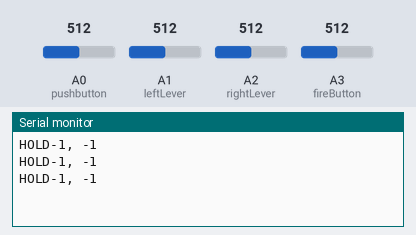
Recording of a sketch running on a simulated Arduino Uno, built with avr-gcc and run on an emulated ATmega328P. Parts: the last lines printed to the serial monitor. The test bench sets the inputs (shaded band); at power-on: A3 (fireButton) = 512, A0 (pushbutton) = 512, A1 (leftLever) = 512, A2 (rightLever) = 512.

Above: at 1.3 s.
1.4 s: A3 (fireButton) set to 0
At 1.9 s:
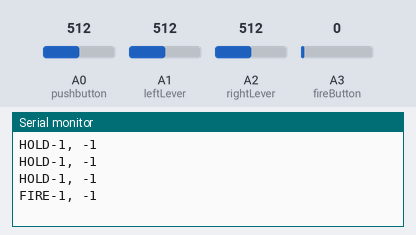
3.5 s: A0 (pushbutton) set to 0
At 3.9 s:
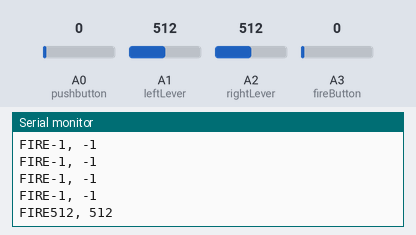
5.0 s: A3 (fireButton) set to 122
At 5.4 s:
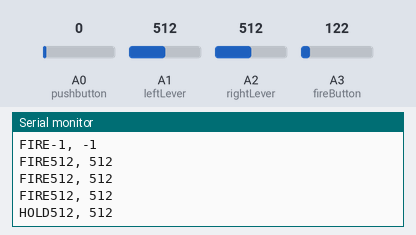
6.5 s: A1 (leftLever) set to 716
At 6.9 s:
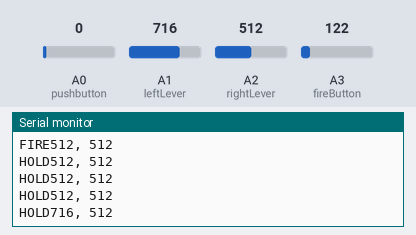
8.0 s: A2 (rightLever) set to 716
At 8.4 s:
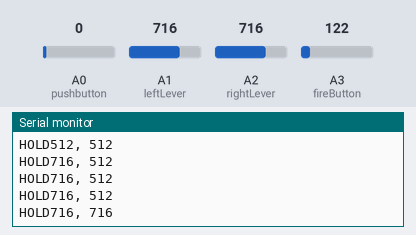
9.5 s: A1 (leftLever) set to 992
At 9.9 s:
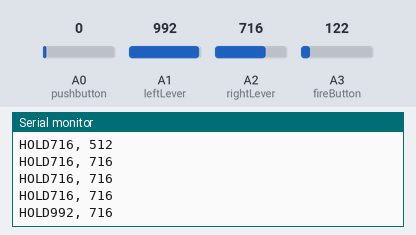
Timing chart, 0 to 12.0 s (numbered marks = the images above; inputs shaded):
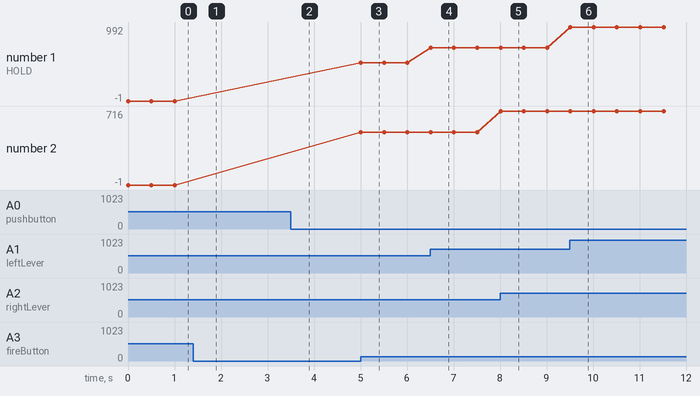

The sketch:

lever_steering.ino
```cpp
int pushbutton = A0;
int leftLever = A1;
int rightLever = A2;
int fireButton = A3;
int buttonVal;
int fireVal;
String leftVal;
String rightVal;
String fire;

void setup() {
  // put your setup code here, to run once:
  pinMode(pushbutton, INPUT);
  pinMode(leftLever, INPUT);
  pinMode(rightLever, INPUT);
  pinMode(fireButton, INPUT);
  Serial.begin(9600);

}

void loop() {
  // put your main code here, to run repeatedly:
  buttonVal = analogRead(A0);
  fireVal = analogRead(A3);

  if (fireVal > 0)
  {
    fire = "HOLD";
  }
  else
  {
    fire = "FIRE";
  }

  if (buttonVal > 0)
  {
    Serial.println(fire + "-1" + ", " + "-1");
  }
  else
  {
    leftVal = String(analogRead(A1));
    rightVal = String(analogRead(A2));
    Serial.println(fire + leftVal + ", " + rightVal);

  }
  delay(500);
}
```

Measured:
- after the input at 1.4 s, the serial monitor: prints a new line after 0.10 s (image 1)
- after the input at 3.5 s, the serial monitor: prints a new line at once (image 2)
- after the input at 5.0 s, the serial monitor: prints a new line at once (image 3)
- after the input at 6.5 s, the serial monitor: prints a new line at once (image 4)
- after the input at 8.0 s, the serial monitor: prints a new line at once (image 5)
- after the input at 9.5 s, the serial monitor: prints a new line at once (image 6)
- plotted number 1: 512 → 716 after the input at 6.5 s, 716 → 992 after the input at 9.5 s
